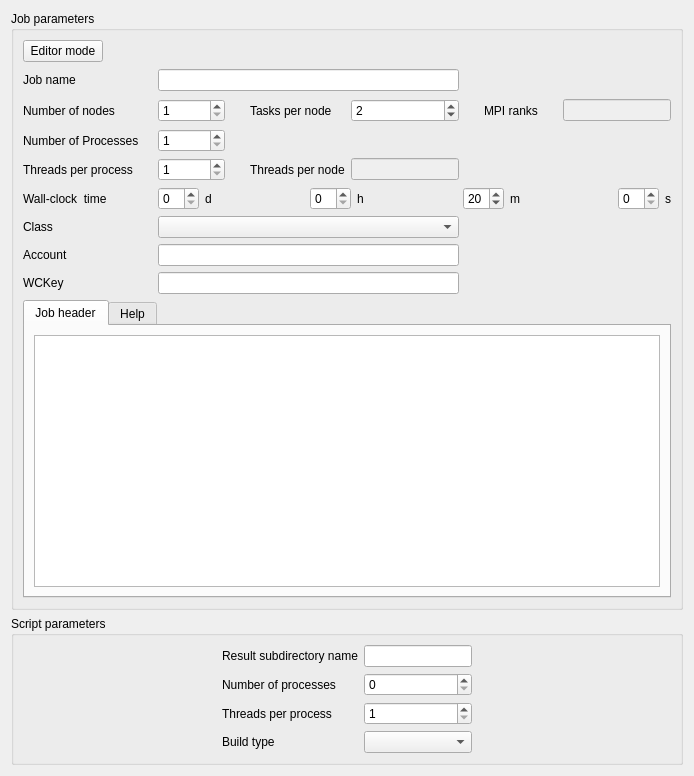
     <widget class="QWidget" name="tab_7">
      <attribute name="title">
       <string>Computation</string>
      </attribute>
      <layout class="QVBoxLayout" name="verticalLayout">
       <item>
        <widget class="QGroupBox" name="groupBoxJob">
         <property name="sizePolicy">
          <sizepolicy hsizetype="Preferred" vsizetype="Minimum">
           <horstretch>0</horstretch>
           <verstretch>0</verstretch>
          </sizepolicy>
         </property>
         <property name="title">
          <string>Job parameters</string>
         </property>
         <layout class="QVBoxLayout" name="verticalLayout_6">
          <item>
           <layout class="QHBoxLayout" name="horizontalLayout_2">
            <property name="bottomMargin">
             <number>0</number>
            </property>
            <item>
             <widget class="QPushButton" name="pushButtonAdvparam">
              <property name="toolTip">
               <string>&lt;html&gt;&lt;head/&gt;&lt;body&gt;&lt;p&gt;Toggle advanced editor mode.&lt;/p&gt;&lt;/body&gt;&lt;/html&gt;</string>
              </property>
              <property name="text">
               <string extracomment="Advanced editor">Editor mode</string>
              </property>
              <property name="icon">
               <iconset>
                <normaloff>../base/icons/22x22/src_editor-icon.png</normaloff>../base/icons/22x22/src_editor-icon.png</iconset>
              </property>
             </widget>
            </item>
            <item>
             <spacer name="horizontalSpacer_2">
              <property name="orientation">
               <enum>Qt::Horizontal</enum>
              </property>
              <property name="sizeHint" stdset="0">
               <size>
                <width>40</width>
                <height>20</height>
               </size>
              </property>
             </spacer>
            </item>
           </layout>
          </item>
          <item>
           <widget class="QFrame" name="frameJob">
            <property name="sizePolicy">
             <sizepolicy hsizetype="Preferred" vsizetype="Minimum">
              <horstretch>0</horstretch>
              <verstretch>0</verstretch>
             </sizepolicy>
            </property>
            <property name="toolTip">
             <string>&lt;html&gt;&lt;head/&gt;&lt;body&gt;&lt;p&gt;&lt;span style=&quot; font-size:9pt;&quot;&gt;Fill this section for a parallel computation on a cluster.&lt;/span&gt;&lt;/p&gt;&lt;/body&gt;&lt;/html&gt;</string>
            </property>
            <property name="lineWidth">
             <number>0</number>
            </property>
            <layout class="QGridLayout" name="gridLayoutJob">
             <property name="leftMargin">
              <number>0</number>
             </property>
             <property name="topMargin">
              <number>0</number>
             </property>
             <property name="rightMargin">
              <number>0</number>
             </property>
             <property name="bottomMargin">
              <number>0</number>
             </property>
             <item row="1" column="3">
              <spacer name="horizontalSpacer_10">
               <property name="orientation">
                <enum>Qt::Horizontal</enum>
               </property>
               <property name="sizeHint" stdset="0">
                <size>
                 <width>13</width>
                 <height>25</height>
                </size>
               </property>
              </spacer>
             </item>
             <item row="1" column="0">
              <widget class="QLabel" name="labelNodes">
               <property name="toolTip">
                <string>&lt;html&gt;&lt;head/&gt;&lt;body&gt;&lt;p&gt;&lt;span style=&quot; font-size:9pt;&quot;&gt;Specifiy the number of nodes the number of tasks per node. It depends on the cluster's architecture.&lt;/span&gt;&lt;/p&gt;&lt;/body&gt;&lt;/html&gt;</string>
               </property>
               <property name="text">
                <string>Number of nodes</string>
               </property>
              </widget>
             </item>
             <item row="1" column="9" colspan="2">
              <widget class="QLineEdit" name="lineEditTotMPI">
               <property name="enabled">
                <bool>false</bool>
               </property>
               <property name="minimumSize">
                <size>
                 <width>40</width>
                 <height>0</height>
                </size>
               </property>
              </widget>
             </item>
             <item row="3" column="4">
              <widget class="QLabel" name="labelThreadsPerNode">
               <property name="text">
                <string>Threads per node</string>
               </property>
              </widget>
             </item>
             <item row="6" column="0">
              <widget class="QLabel" name="labelJobAccount">
               <property name="toolTip">
                <string>&lt;html&gt;&lt;head/&gt;&lt;body&gt;&lt;p&gt;&lt;span style=&quot; font-size:9pt;&quot;&gt;Specify the job account allocation.&lt;/span&gt;&lt;/p&gt;&lt;/body&gt;&lt;/html&gt;</string>
               </property>
               <property name="text">
                <string>Account</string>
               </property>
              </widget>
             </item>
             <item row="1" column="8">
              <spacer name="horizontalSpacer_11">
               <property name="orientation">
                <enum>Qt::Horizontal</enum>
               </property>
               <property name="sizeHint" stdset="0">
                <size>
                 <width>13</width>
                 <height>25</height>
                </size>
               </property>
              </spacer>
             </item>
             <item row="5" column="0">
              <widget class="QLabel" name="labelClass">
               <property name="text">
                <string>Class</string>
               </property>
              </widget>
             </item>
             <item row="7" column="0">
              <widget class="QLabel" name="labelJobWCKey">
               <property name="toolTip">
                <string>&lt;html&gt;&lt;head/&gt;&lt;body&gt;&lt;p&gt;&lt;span style=&quot; font-size:9pt;&quot;&gt;Specify the WCKey of the job.&lt;/span&gt;&lt;/p&gt;&lt;/body&gt;&lt;/html&gt;</string>
               </property>
               <property name="text">
                <string>WCKey</string>
               </property>
              </widget>
             </item>
             <item row="4" column="0">
              <widget class="QLabel" name="labelWTime">
               <property name="toolTip">
                <string>&lt;html&gt;&lt;head/&gt;&lt;body&gt;&lt;p&gt;&lt;span style=&quot; font-size:9pt;&quot;&gt;Specify the wall-clock time, which is the maximal execution time of the job.&lt;/span&gt;&lt;/p&gt;&lt;/body&gt;&lt;/html&gt;</string>
               </property>
               <property name="text">
                <string>Wall-clock  time</string>
               </property>
              </widget>
             </item>
             <item row="2" column="0">
              <widget class="QLabel" name="labelProcs">
               <property name="toolTip">
                <string>&lt;html&gt;&lt;head/&gt;&lt;body&gt;&lt;p&gt;&lt;span style=&quot; font-size:9pt;&quot;&gt;Specify the number of MPI processes.&lt;/span&gt;&lt;/p&gt;&lt;/body&gt;&lt;/html&gt;</string>
               </property>
               <property name="text">
                <string>Number of Processes</string>
               </property>
              </widget>
             </item>
             <item row="2" column="2">
              <widget class="QSpinBox" name="spinBoxProcs">
               <property name="toolTip">
                <string>&lt;html&gt;&lt;head/&gt;&lt;body&gt;&lt;p&gt;&lt;span style=&quot; font-size:9pt;&quot;&gt;Specify the number of MPI processes.&lt;/span&gt;&lt;/p&gt;&lt;/body&gt;&lt;/html&gt;</string>
               </property>
               <property name="minimum">
                <number>1</number>
               </property>
               <property name="maximum">
                <number>524288</number>
               </property>
              </widget>
             </item>
             <item row="0" column="1">
              <spacer name="horizontalSpacer_5">
               <property name="orientation">
                <enum>Qt::Horizontal</enum>
               </property>
               <property name="sizeHint" stdset="0">
                <size>
                 <width>13</width>
                 <height>24</height>
                </size>
               </property>
              </spacer>
             </item>
             <item row="1" column="5">
              <widget class="QSpinBox" name="spinBoxPpn">
               <property name="toolTip">
                <string>&lt;html&gt;&lt;head/&gt;&lt;body&gt;&lt;p&gt;&lt;span style=&quot; font-size:9pt;&quot;&gt;Number of MPI processes per node.&lt;/span&gt;&lt;/p&gt;&lt;/body&gt;&lt;/html&gt;</string>
               </property>
               <property name="minimum">
                <number>1</number>
               </property>
               <property name="maximum">
                <number>128</number>
               </property>
               <property name="value">
                <number>2</number>
               </property>
              </widget>
             </item>
             <item row="4" column="2" colspan="9">
              <layout class="QHBoxLayout" name="horizontalLayoutWallclock">
               <item>
                <widget class="QSpinBox" name="spinBoxDays">
                 <property name="toolTip">
                  <string>&lt;html&gt;&lt;head/&gt;&lt;body&gt;&lt;p&gt;&lt;span style=&quot; font-size:9pt;&quot;&gt;Specify the wall-clock time, which is the maximal execution time of the job.&lt;/span&gt;&lt;/p&gt;&lt;/body&gt;&lt;/html&gt;</string>
                 </property>
                 <property name="maximum">
                  <number>60</number>
                 </property>
                </widget>
               </item>
               <item>
                <widget class="QLabel" name="labelDays">
                 <property name="toolTip">
                  <string>&lt;html&gt;&lt;head/&gt;&lt;body&gt;&lt;p&gt;&lt;span style=&quot; font-size:9pt;&quot;&gt;Specify the wall-clock time, which is the maximal execution time of the job.&lt;/span&gt;&lt;/p&gt;&lt;/body&gt;&lt;/html&gt;</string>
                 </property>
                 <property name="text">
                  <string>d</string>
                 </property>
                </widget>
               </item>
               <item>
                <spacer name="horizontalSpacer_4">
                 <property name="orientation">
                  <enum>Qt::Horizontal</enum>
                 </property>
                 <property name="sizeHint" stdset="0">
                  <size>
                   <width>20</width>
                   <height>0</height>
                  </size>
                 </property>
                </spacer>
               </item>
               <item>
                <widget class="QSpinBox" name="spinBoxHours">
                 <property name="toolTip">
                  <string>&lt;html&gt;&lt;head/&gt;&lt;body&gt;&lt;p&gt;&lt;span style=&quot; font-size:9pt;&quot;&gt;Specify the wall-clock time, which is the maximal execution time of the job.&lt;/span&gt;&lt;/p&gt;&lt;/body&gt;&lt;/html&gt;</string>
                 </property>
                 <property name="maximum">
                  <number>23</number>
                 </property>
                </widget>
               </item>
               <item>
                <widget class="QLabel" name="labelHours">
                 <property name="toolTip">
                  <string>&lt;html&gt;&lt;head/&gt;&lt;body&gt;&lt;p&gt;&lt;span style=&quot; font-size:9pt;&quot;&gt;Specify the wall-clock time, which is the maximal execution time of the job.&lt;/span&gt;&lt;/p&gt;&lt;/body&gt;&lt;/html&gt;</string>
                 </property>
                 <property name="text">
                  <string>h</string>
                 </property>
                </widget>
               </item>
               <item>
                <spacer>
                 <property name="orientation">
                  <enum>Qt::Horizontal</enum>
                 </property>
                 <property name="sizeHint" stdset="0">
                  <size>
                   <width>20</width>
                   <height>0</height>
                  </size>
                 </property>
                </spacer>
               </item>
               <item>
                <widget class="QSpinBox" name="spinBoxMinutes">
                 <property name="toolTip">
                  <string>&lt;html&gt;&lt;head/&gt;&lt;body&gt;&lt;p&gt;&lt;span style=&quot; font-size:9pt;&quot;&gt;Specify the wall-clock time, which is the maximal execution time of the job.&lt;/span&gt;&lt;/p&gt;&lt;/body&gt;&lt;/html&gt;</string>
                 </property>
                 <property name="maximum">
                  <number>59</number>
                 </property>
                 <property name="value">
                  <number>20</number>
                 </property>
                </widget>
               </item>
               <item>
                <widget class="QLabel" name="labelMinutes">
                 <property name="toolTip">
                  <string>&lt;html&gt;&lt;head/&gt;&lt;body&gt;&lt;p&gt;&lt;span style=&quot; font-size:9pt;&quot;&gt;Specify the wall-clock time, which is the maximal execution time of the job.&lt;/span&gt;&lt;/p&gt;&lt;/body&gt;&lt;/html&gt;</string>
                 </property>
                 <property name="text">
                  <string>m</string>
                 </property>
                </widget>
               </item>
               <item>
                <spacer>
                 <property name="orientation">
                  <enum>Qt::Horizontal</enum>
                 </property>
                 <property name="sizeHint" stdset="0">
                  <size>
                   <width>20</width>
                   <height>0</height>
                  </size>
                 </property>
                </spacer>
               </item>
               <item>
                <widget class="QSpinBox" name="spinBoxSeconds">
                 <property name="toolTip">
                  <string>&lt;html&gt;&lt;head/&gt;&lt;body&gt;&lt;p&gt;&lt;span style=&quot; font-size:9pt;&quot;&gt;Specify the wall-clock time, which is the maximal execution time of the job.&lt;/span&gt;&lt;/p&gt;&lt;/body&gt;&lt;/html&gt;</string>
                 </property>
                 <property name="maximum">
                  <number>59</number>
                 </property>
                </widget>
               </item>
               <item>
                <widget class="QLabel" name="labelSeconds">
                 <property name="toolTip">
                  <string>&lt;html&gt;&lt;head/&gt;&lt;body&gt;&lt;p&gt;&lt;span style=&quot; font-size:9pt;&quot;&gt;Specify the wall-clock time, which is the maximal execution time of the job.&lt;/span&gt;&lt;/p&gt;&lt;/body&gt;&lt;/html&gt;</string>
                 </property>
                 <property name="text">
                  <string>s</string>
                 </property>
                </widget>
               </item>
              </layout>
             </item>
             <item row="1" column="4">
              <widget class="QLabel" name="labelPpn">
               <property name="toolTip">
                <string>&lt;html&gt;&lt;head/&gt;&lt;body&gt;&lt;p&gt;&lt;span style=&quot; font-size:9pt;&quot;&gt;Number of MPI processes per node.&lt;/span&gt;&lt;/p&gt;&lt;/body&gt;&lt;/html&gt;</string>
               </property>
               <property name="text">
                <string>Tasks per node</string>
               </property>
              </widget>
             </item>
             <item row="7" column="2" colspan="4">
              <widget class="QLineEdit" name="lineEditJobWCKey">
               <property name="minimumSize">
                <size>
                 <width>300</width>
                 <height>0</height>
                </size>
               </property>
               <property name="toolTip">
                <string>&lt;html&gt;&lt;head/&gt;&lt;body&gt;&lt;p&gt;&lt;span style=&quot; font-size:9pt;&quot;&gt;Specify the WCKey of the job.&lt;/span&gt;&lt;/p&gt;&lt;/body&gt;&lt;/html&gt;</string>
               </property>
              </widget>
             </item>
             <item row="3" column="5">
              <widget class="QLineEdit" name="lineEditThreadsPerNode">
               <property name="enabled">
                <bool>false</bool>
               </property>
               <property name="sizePolicy">
                <sizepolicy hsizetype="Expanding" vsizetype="Fixed">
                 <horstretch>0</horstretch>
                 <verstretch>0</verstretch>
                </sizepolicy>
               </property>
               <property name="minimumSize">
                <size>
                 <width>0</width>
                 <height>0</height>
                </size>
               </property>
               <property name="baseSize">
                <size>
                 <width>0</width>
                 <height>0</height>
                </size>
               </property>
              </widget>
             </item>
             <item row="3" column="10">
              <spacer name="horizontalSpacer_3">
               <property name="orientation">
                <enum>Qt::Horizontal</enum>
               </property>
               <property name="sizeHint" stdset="0">
                <size>
                 <width>30</width>
                 <height>20</height>
                </size>
               </property>
              </spacer>
             </item>
             <item row="6" column="2" colspan="4">
              <widget class="QLineEdit" name="lineEditJobAccount">
               <property name="minimumSize">
                <size>
                 <width>300</width>
                 <height>0</height>
                </size>
               </property>
               <property name="toolTip">
                <string>&lt;html&gt;&lt;head/&gt;&lt;body&gt;&lt;p&gt;&lt;span style=&quot; font-size:9pt;&quot;&gt;Specify the job account allocation.&lt;/span&gt;&lt;/p&gt;&lt;/body&gt;&lt;/html&gt;</string>
               </property>
              </widget>
             </item>
             <item row="1" column="7">
              <widget class="QLabel" name="labelTotMPI">
               <property name="text">
                <string>MPI ranks</string>
               </property>
              </widget>
             </item>
             <item row="3" column="0">
              <widget class="QLabel" name="labelThreads">
               <property name="toolTip">
                <string>&lt;html&gt;&lt;head/&gt;&lt;body&gt;&lt;p&gt;&lt;span style=&quot; font-size:9pt;&quot;&gt;Specify the number of OpenMP threads per MPI task.&lt;/span&gt;&lt;/p&gt;&lt;/body&gt;&lt;/html&gt;</string>
               </property>
               <property name="text">
                <string>Threads per process</string>
               </property>
              </widget>
             </item>
             <item row="3" column="2">
              <widget class="QSpinBox" name="spinBoxThreads">
               <property name="toolTip">
                <string>&lt;html&gt;&lt;head/&gt;&lt;body&gt;&lt;p&gt;&lt;span style=&quot; font-size:9pt;&quot;&gt;Specify the number of OpenMP threads per MPI task.&lt;/span&gt;&lt;/p&gt;&lt;/body&gt;&lt;/html&gt;</string>
               </property>
               <property name="minimum">
                <number>1</number>
               </property>
               <property name="maximum">
                <number>128</number>
               </property>
              </widget>
             </item>
             <item row="1" column="2">
              <widget class="QSpinBox" name="spinBoxNodes">
               <property name="toolTip">
                <string>&lt;html&gt;&lt;head/&gt;&lt;body&gt;&lt;p&gt;&lt;span style=&quot; font-size:9pt;&quot;&gt;Specifiy the number of nodes the number of tasks per node. It depends on the cluster's architecture.&lt;/span&gt;&lt;/p&gt;&lt;/body&gt;&lt;/html&gt;</string>
               </property>
               <property name="minimum">
                <number>1</number>
               </property>
               <property name="maximum">
                <number>65536</number>
               </property>
              </widget>
             </item>
             <item row="5" column="2" colspan="4">
              <widget class="QComboBox" name="comboBoxClass">
               <property name="minimumSize">
                <size>
                 <width>300</width>
                 <height>0</height>
                </size>
               </property>
               <property name="sizeAdjustPolicy">
                <enum>QComboBox::AdjustToContents</enum>
               </property>
               <property name="minimumContentsLength">
                <number>0</number>
               </property>
              </widget>
             </item>
             <item row="1" column="6">
              <spacer name="horizontalSpacer_12">
               <property name="orientation">
                <enum>Qt::Horizontal</enum>
               </property>
               <property name="sizeHint" stdset="0">
                <size>
                 <width>13</width>
                 <height>25</height>
                </size>
               </property>
              </spacer>
             </item>
             <item row="0" column="0">
              <widget class="QLabel" name="labelJobName">
               <property name="toolTip">
                <string>&lt;html&gt;&lt;head/&gt;&lt;body&gt;&lt;p&gt;&lt;span style=&quot; font-size:9pt;&quot;&gt;Specify the job name.&lt;/span&gt;&lt;/p&gt;&lt;/body&gt;&lt;/html&gt;</string>
               </property>
               <property name="text">
                <string>Job name</string>
               </property>
              </widget>
             </item>
             <item row="0" column="2" colspan="4">
              <widget class="QLineEdit" name="lineEditJobName">
               <property name="minimumSize">
                <size>
                 <width>300</width>
                 <height>0</height>
                </size>
               </property>
               <property name="toolTip">
                <string>&lt;html&gt;&lt;head/&gt;&lt;body&gt;&lt;p&gt;&lt;span style=&quot; font-size:9pt;&quot;&gt;Specify the job name.&lt;/span&gt;&lt;/p&gt;&lt;/body&gt;&lt;/html&gt;</string>
               </property>
              </widget>
             </item>
            </layout>
            <zorder>labelTotMPI</zorder>
            <zorder>labelClass</zorder>
            <zorder>labelJobAccount</zorder>
            <zorder>labelPpn</zorder>
            <zorder>labelThreadsPerNode</zorder>
            <zorder>lineEditThreadsPerNode</zorder>
            <zorder>lineEditTotMPI</zorder>
            <zorder>spinBoxThreads</zorder>
            <zorder>labelJobName</zorder>
            <zorder>spinBoxProcs</zorder>
            <zorder>lineEditJobAccount</zorder>
            <zorder>spinBoxNodes</zorder>
            <zorder>comboBoxClass</zorder>
            <zorder>spinBoxPpn</zorder>
            <zorder>lineEditJobName</zorder>
            <zorder>labelNodes</zorder>
            <zorder>labelThreads</zorder>
            <zorder>lineEditJobWCKey</zorder>
            <zorder>labelJobWCKey</zorder>
            <zorder>labelProcs</zorder>
            <zorder>labelWTime</zorder>
           </widget>
          </item>
          <item>
           <widget class="QTabWidget" name="tabWidgetJob">
            <property name="sizePolicy">
             <sizepolicy hsizetype="Expanding" vsizetype="Minimum">
              <horstretch>0</horstretch>
              <verstretch>0</verstretch>
             </sizepolicy>
            </property>
            <property name="currentIndex">
             <number>0</number>
            </property>
            <widget class="QWidget" name="tabEditor">
             <attribute name="title">
              <string>Job header</string>
             </attribute>
             <layout class="QVBoxLayout" name="verticalLayout_4">
              <item>
               <widget class="QTextEdit" name="textEditJob">
                <property name="sizePolicy">
                 <sizepolicy hsizetype="Expanding" vsizetype="MinimumExpanding">
                  <horstretch>0</horstretch>
                  <verstretch>0</verstretch>
                 </sizepolicy>
                </property>
                <property name="minimumSize">
                 <size>
                  <width>0</width>
                  <height>250</height>
                 </size>
                </property>
               </widget>
              </item>
             </layout>
            </widget>
            <widget class="QWidget" name="tabEditorHelp">
             <attribute name="title">
              <string>Help</string>
             </attribute>
             <layout class="QVBoxLayout" name="verticalLayout_5">
              <item>
               <widget class="QTextBrowser" name="textBrowserBatchHelp"/>
              </item>
             </layout>
            </widget>
           </widget>
          </item>
         </layout>
        </widget>
       </item>
       <item>
        <widget class="QGroupBox" name="groupBoxScript">
         <property name="sizePolicy">
          <sizepolicy hsizetype="Preferred" vsizetype="MinimumExpanding">
           <horstretch>0</horstretch>
           <verstretch>0</verstretch>
          </sizepolicy>
         </property>
         <property name="toolTip">
          <string>&lt;html&gt;&lt;head/&gt;&lt;body&gt;&lt;p&gt;&lt;span style=&quot; font-size:9pt;&quot;&gt;Complete the computation script parameters.&lt;/span&gt;&lt;/p&gt;&lt;/body&gt;&lt;/html&gt;</string>
         </property>
         <property name="statusTip">
          <string/>
         </property>
         <property name="title">
          <string>Script parameters</string>
         </property>
         <layout class="QGridLayout" name="gridLayout_2">
          <item row="0" column="1">
           <layout class="QHBoxLayout" name="horizontalLayout_3">
            <item>
             <layout class="QGridLayout" name="gridLayout">
              <item row="0" column="1">
               <widget class="QLineEdit" name="lineEditRunId">
                <property name="toolTip">
                 <string>&lt;html&gt;&lt;head/&gt;&lt;body&gt;&lt;p&gt;&lt;span style=&quot; font-size:9pt;&quot;&gt;Name of the computation directory that will be created.&lt;/span&gt;&lt;/p&gt;&lt;/body&gt;&lt;/html&gt;</string>
                </property>
               </widget>
              </item>
              <item row="1" column="1">
               <widget class="QSpinBox" name="spinBoxNProcs">
                <property name="toolTip">
                 <string>&lt;html&gt;&lt;head/&gt;&lt;body&gt;&lt;p&gt;&lt;span style=&quot; font-size:9pt;&quot;&gt;Specify the number of MPI processes for the computation.&lt;/span&gt;&lt;/p&gt;&lt;/body&gt;&lt;/html&gt;</string>
                </property>
                <property name="maximum">
                 <number>524288</number>
                </property>
               </widget>
              </item>
              <item row="3" column="0">
               <widget class="QLabel" name="labelBuildType">
                <property name="text">
                 <string>Build type</string>
                </property>
               </widget>
              </item>
              <item row="1" column="0">
               <widget class="QLabel" name="labelNProcs">
                <property name="toolTip">
                 <string>&lt;html&gt;&lt;head/&gt;&lt;body&gt;&lt;p&gt;&lt;span style=&quot; font-size:9pt;&quot;&gt;Specify the number of MPI processes for the computation.&lt;/span&gt;&lt;/p&gt;&lt;/body&gt;&lt;/html&gt;</string>
                </property>
                <property name="text">
                 <string>Number of processes</string>
                </property>
               </widget>
              </item>
              <item row="3" column="1">
               <widget class="QComboBox" name="comboBoxBuildType">
                <property name="toolTip">
                 <string>&lt;html&gt;&lt;head/&gt;&lt;body&gt;&lt;p&gt;Type of compute build to use for this run.&lt;/p&gt;&lt;/body&gt;&lt;/html&gt;</string>
                </property>
               </widget>
              </item>
              <item row="0" column="0">
               <widget class="QLabel" name="labelRunId">
                <property name="toolTip">
                 <string>&lt;html&gt;&lt;head/&gt;&lt;body&gt;&lt;p&gt;&lt;span style=&quot; font-size:9pt;&quot;&gt;Name of the computation directory that will be created.&lt;/span&gt;&lt;/p&gt;&lt;/body&gt;&lt;/html&gt;</string>
                </property>
                <property name="text">
                 <string>Result subdirectory name</string>
                </property>
               </widget>
              </item>
              <item row="2" column="0">
               <widget class="QLabel" name="labelNThreads">
                <property name="toolTip">
                 <string>&lt;html&gt;&lt;head/&gt;&lt;body&gt;&lt;p&gt;&lt;span style=&quot; font-size:9pt;&quot;&gt;Specify the number of OpenMP threads per MPI task.&lt;/span&gt;&lt;/p&gt;&lt;/body&gt;&lt;/html&gt;</string>
                </property>
                <property name="text">
                 <string>Threads per process</string>
                </property>
               </widget>
              </item>
              <item row="2" column="1">
               <widget class="QSpinBox" name="spinBoxNThreads">
                <property name="toolTip">
                 <string>&lt;html&gt;&lt;head/&gt;&lt;body&gt;&lt;p&gt;&lt;span style=&quot; font-size:9pt;&quot;&gt;Specify the number of OpenMP threads per MPI task.&lt;/span&gt;&lt;/p&gt;&lt;/body&gt;&lt;/html&gt;</string>
                </property>
                <property name="minimum">
                 <number>1</number>
                </property>
                <property name="maximum">
                 <number>128</number>
                </property>
               </widget>
              </item>
             </layout>
            </item>
           </layout>
          </item>
          <item row="0" column="2">
           <spacer name="horizontalSpacer">
            <property name="orientation">
             <enum>Qt::Horizontal</enum>
            </property>
            <property name="sizeHint" stdset="0">
             <size>
              <width>16</width>
              <height>20</height>
             </size>
            </property>
           </spacer>
          </item>
          <item row="0" column="0">
           <spacer name="horizontalSpacer_6">
            <property name="orientation">
             <enum>Qt::Horizontal</enum>
            </property>
            <property name="sizeHint" stdset="0">
             <size>
              <width>16</width>
              <height>20</height>
             </size>
            </property>
           </spacer>
          </item>
         </layout>
        </widget>
       </item>
       <item>
        <spacer name="verticalSpacer_3">
         <property name="orientation">
          <enum>Qt::Vertical</enum>
         </property>
         <property name="sizeType">
          <enum>QSizePolicy::MinimumExpanding</enum>
         </property>
         <property name="sizeHint" stdset="0">
          <size>
           <width>20</width>
           <height>0</height>
          </size>
         </property>
        </spacer>
       </item>
      </layout>
     </widget>
